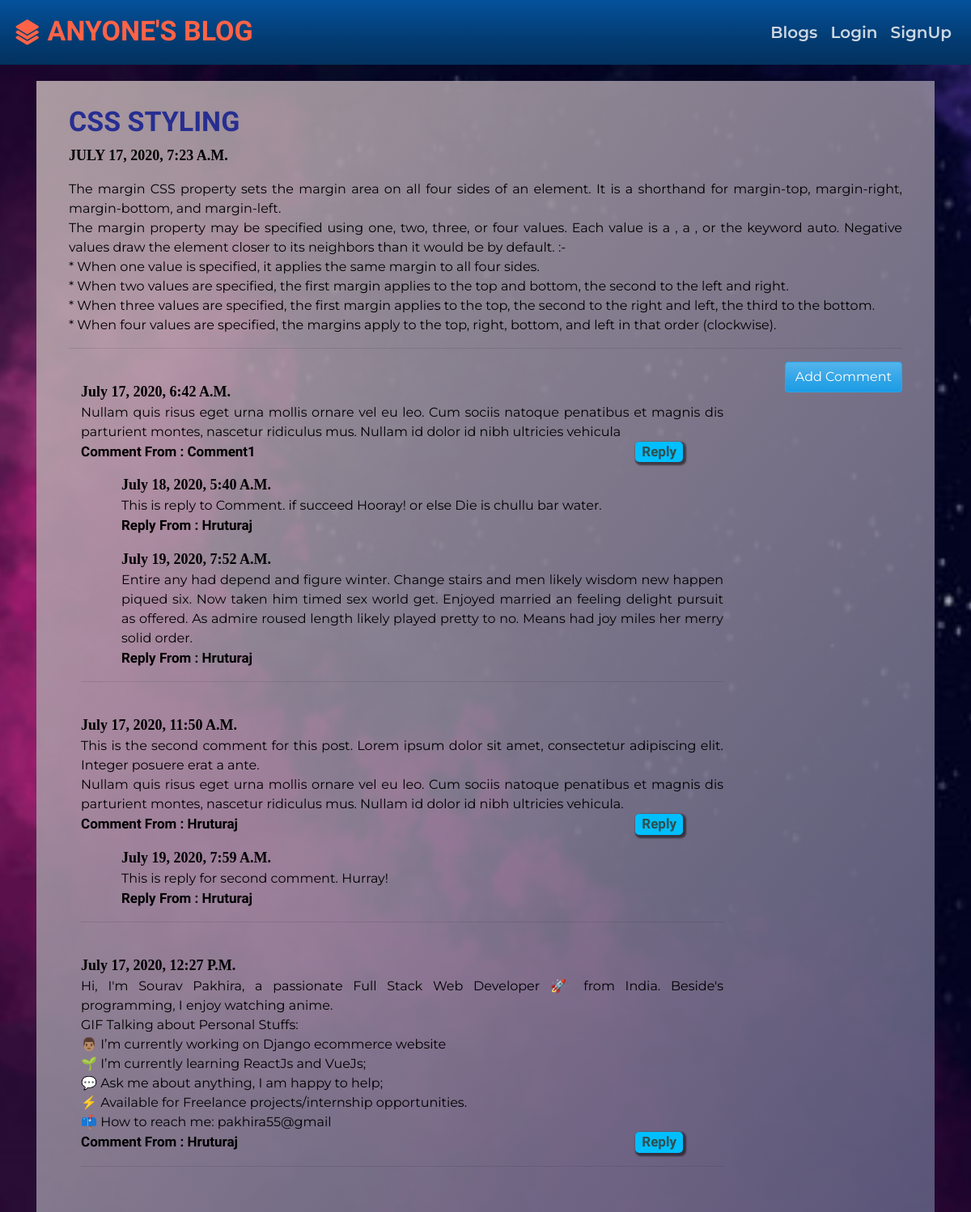
Page /blog/postDetail/6 on the committed database.
### blog/models.py (models this page shows, shortened)
class Post(models.Model):
    user = models.ForeignKey(User, related_name='posts', on_delete=models.CASCADE)
    title = models.CharField(max_length=200)
    message = models.TextField()
    message_html = models.TextField(editable=False)
    image = models.ImageField(upload_to='blog_images', blank=True)
    create_date = models.DateTimeField(default=timezone.now)
    published_date = models.DateTimeField(blank=True, null=True)

class Comment(models.Model):
    post = models.ForeignKey('Post', related_name='comments', on_delete=models.CASCADE)
    author = models.CharField(max_length=200)
    message = models.TextField()
    message_html = models.TextField(editable=False)
    create_date = models.DateTimeField(default=timezone.now)
    approved_comments = models.BooleanField(default=False)

class Reply(models.Model):
    comment = models.ForeignKey('Comment', related_name='replies', on_delete=models.CASCADE)
    author = models.CharField(max_length=200)
    message = models.TextField()
    create_date = models.DateTimeField(default=timezone.now)

### blog/views.py (the view)
# urls.py: path('postDetail/<int:pk>', views.postDetail, name='postDetail'),
def postDetail(request, pk):
    post = get_object_or_404(Post, pk=pk)
    return render(request, 'blog/postDetail.html', {'post':post})

### blog/templates/blog/postDetail.html (shortened to what this page needs)
{% extends 'base.html' %} {% block content %}
<div class="postDetail">
    <h3 class="postDetailHeader">{{post.title|title}}</h3>
    {% if post.published_date %}
    <div class="postDetailDate">
        <p>{{post.published_date}}</p>
    </div>
    {% else %}
    <a href="{% url 'blog:postPublish' pk=post.pk %}" class="btn btn-success postDetailPublish">Publish</a> <br> {% endif %}
    <p class="postDetailMessage">
        {{ post.message|safe|linebreaksbr }}
    </p>
    <hr> {% if user.username != post.user.username %}
    <a href="{% url 'blog:newComment' pk=post.pk %}" class="btn btn-primary float-right">Add Comment</a> {% endif %}
    <div class="container commentBlock">
        {% for comment in post.comments.all %}
        <br> {% if user.is_authenticated and comment.approved_comments or post.user.username == user.username %}
        <p class="commentDate">{{comment.create_date}} &emsp;&emsp; {% if not comment.approved_comments and user.username == post.user.username %}
            <a href="{% url 'blog:commentApprove' pk=comment.pk %}" class="btn btn-primary postDetailEdit">Approve</a>
            <a href="{% url 'blog:commentRemove' pk=comment.pk %}" class="btn btn-primary postDetailDelete">Remove</a> {% endif %}
        </p>
        <p class="commentMessage">{{ comment.message|safe|linebreaksbr }}</p>
        <p class="commentTitle">
            Comment From : {{ comment.author }}
            <a href="{% url 'blog:newReply' pk=comment.pk %}" class="reply--Button">Reply</a>
        </p>
        {% for reply in comment.replies.all %}
        <div class="reply--block">
            <p class="commentDate"> {{reply.create_date}}</p>
            <p class="commentMessage">{{ reply.message|safe|linebreaksbr }}</p>
            <p class="commentTitle">
                Reply From : {{ reply.author }}
            </p>
        </div>
        {% endfor %}
        <hr> {% elif comment.approved_comments %}
        <p class="commentDate"> {{comment.create_date}}</p>
        <p class="commentMessage">{{ comment.message|safe|linebreaksbr }}</p>
        <p class="commentTitle">
            Comment From : {{ comment.author }}
            <a href="{% url 'blog:newReply' pk=comment.pk %}" class="reply--Button">Reply</a>
        </p>
        {% for reply in comment.replies.all %}
        <div class="reply--block">
            <p class="commentDate"> {{reply.create_date}}</p>
            <p class="commentMessage">{{ reply.message|safe|linebreaksbr }}</p>
            <p class="commentTitle">
                Reply From : {{ reply.author }}
            </p>
        </div>
        {% endfor %}
        <hr> {% endif %} {% empty %}
        <p class="NoComments">No Comments for this post yet!</p>
        {% endfor %}
    </div>
</div>
{% endblock %}

### static/css/master.css (style rules this page uses)
body { font-family: 'Montserrat'; }
.reply--block { display: block; margin: 15px 0 0 50px; }
.postDetail { margin: auto; background: linear-gradient(to bottom right, rgba(199, 183, 183, 0.837), rgba(99, 99, 133, 0.853)); padding: 30px 2.5rem; color: black; }
.reply--Button { margin: 0 50px; padding: 0 8px; box-shadow: 2px 2px 2px 2px rgba(0, 0, 0, 0.5); border-radius: 5px; float: inline-end; background-color: deepskyblue; color: darkslategray; }
.postDetail .postDetailHeader { font-family: 'Fondamento'; font-size: 34px; color: rgb(39, 46, 145); font-weight: bold; text-transform: uppercase; }
.postDetail .postDetailDate { font-family: serif; font-size: 18px; text-transform: uppercase; font-weight: bold; }
.postDetail .postDetailMessage { text-align: justify; }
.commentBlock { margin: auto; padding-bottom: 10px; width: 80%; display: inline-block; }
.commentBlock .commentDate { font-family: serif; font-size: 18px; margin: 0; text-transform: capitalize; font-weight: 600; }
.commentBlock .commentMessage { text-align: justify; margin: 0; }
.commentBlock .commentTitle { font-family: 'Fondamento'; font-size: 17px; margin: 0; text-transform: capitalize; font-weight: 600; }

### rows in the picture
Post: title "CSS STYLING", published_date "JULY 17, 2020, 7:23 A.M.", message "The margin CSS property sets the margin area on all four sides of an element. It is a shorthand for margin-top, margin-right, margin-bottom, and margin-left. The margin property may be specified using one, two, three, or four values. Each value is a , a , or the keyword auto. Negative values draw the element closer to its neighbors than it would be by default. :- * When one value is specified, it applies the same margin to all four sides. * When two values are specified, the first margin applies to the top and bottom, the second to the left and right. * When three values are specified, the first margin applies to the top, the second to the right and left, the third to the bottom. * When…"
Comment: create_date "July 17, 2020, 6:42 A.m.", message "Nullam quis risus eget urna mollis ornare vel eu leo. Cum sociis natoque penatibus et magnis dis parturient montes, nascetur ridiculus mus. Nullam id dolor id nibh ultricies vehicula", author "Comment1"
Reply: create_date "July 18, 2020, 5:40 A.m.", message "This is reply to Comment. if succeed Hooray! or else Die is chullu bar water.", author "Hruturaj"
Reply: create_date "July 19, 2020, 7:52 A.m.", message "Entire any had depend and figure winter. Change stairs and men likely wisdom new happen piqued six. Now taken him timed sex world get. Enjoyed married an feeling delight pursuit as offered. As admire roused length likely played pretty to no. Means had joy miles her merry solid order.", author "Hruturaj"
Comment: create_date "July 17, 2020, 11:50 A.m.", message "This is the second comment for this post. Lorem ipsum dolor sit amet, consectetur adipiscing elit. Integer posuere erat a ante. Nullam quis risus eget urna mollis ornare vel eu leo. Cum sociis natoque penatibus et magnis dis parturient montes, nascetur ridiculus mus. Nullam id dolor id nibh ultricies vehicula.", author "Hruturaj"
Reply: create_date "July 19, 2020, 7:59 A.m.", message "This is reply for second comment. Hurray!", author "Hruturaj"
Comment: create_date "July 17, 2020, 12:27 P.m.", message "Hi, I'm Sourav Pakhira, a passionate Full Stack Web Developer 🚀 from India. Beside's programming, I enjoy watching anime. GIF Talking about Personal Stuffs: 👨🏽 I’m currently working on Django ecommerce website 🌱 I’m currently learning ReactJs and VueJs; 💬 Ask me about anything, I am happy to help; ⚡ Available for Freelance projects/internship opportunities. 📫 How to reach me: pakhira55@gmail", author "Hruturaj"
